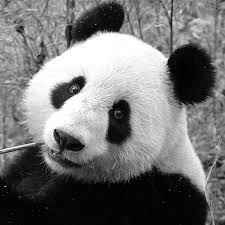
#> input picture panda.jpg, 225 x 225 px
$ python exe2.py
#> lines starting #> are read from the running program, lines starting #| are printed output that depends on the picture
import numpy as np
from matplotlib import pyplot as plt
from PIL import Image
import random
import cv2

img=cv2.imread("panda.jpg",0)
#> img is the input picture: shape (225, 225); min 0, max 255, mean 115.4
plt.imshow(img, cmap='gray')
plt.show()
filter=np.zeros([3,3])
filter.fill(1.0/9)

blur = cv2.filter2D(img, -1,np.array(filter))
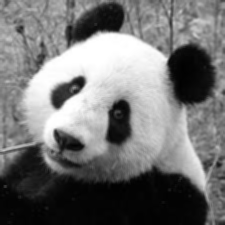
#> blur: shape (225, 225); min 0, max 255, mean 115.4
plt.imshow(blur, cmap='gray')
plt.show()
better = cv2.filter2D(blur, -1,np.array([[0, -1, 0],[-1, 5, -1],[0, -1, 0]]))
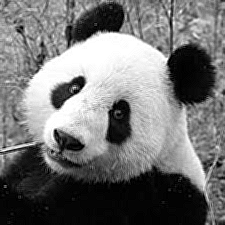
#> better: shape (225, 225); min 0, max 255, mean 115.4
plt.imshow(better, cmap='gray')
plt.show()

dist=img-better
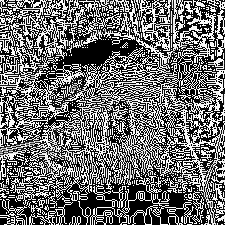
#> dist: shape (225, 225); min 0, max 255, mean 110
plt.imshow(dist, cmap='gray')
plt.show()

better2=img-dist
plt.imshow(better2, cmap='gray')
plt.show()

$ run again, with sudoku.jpg copied over panda.jpg
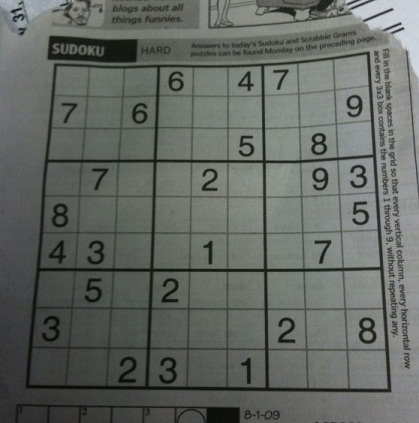
#> input picture sudoku.jpg, 419 x 423 px
#> `dist=img-better`:
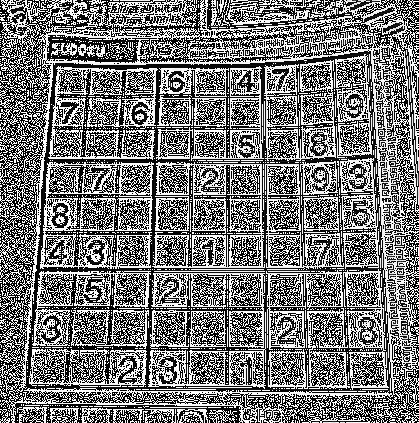
#> dist: shape (423, 419); min 0, max 255, mean 118.9
